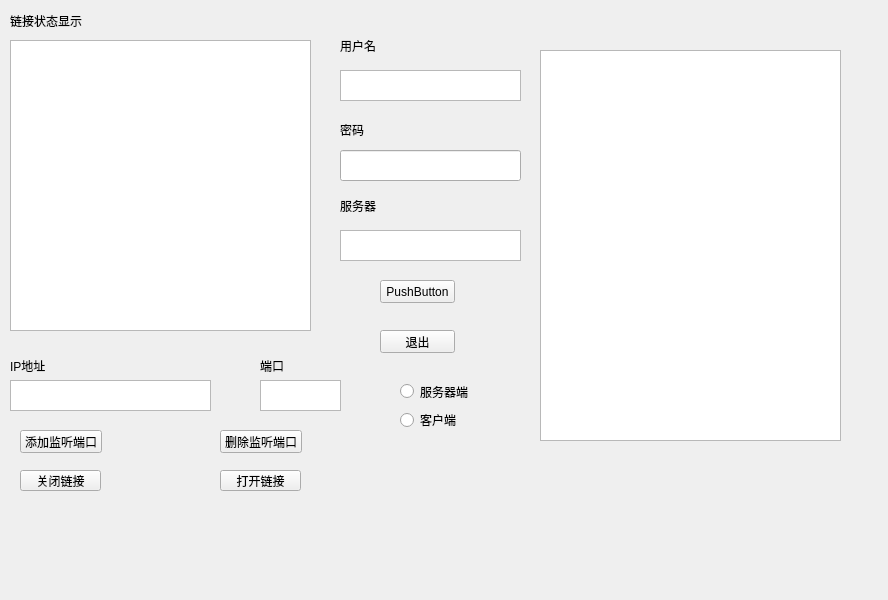
<?xml version="1.0" encoding="UTF-8"?>
<ui version="4.0">
 <class>Form</class>
 <widget class="QWidget" name="Form">
  <property name="enabled">
   <bool>true</bool>
  </property>
  <property name="geometry">
   <rect>
    <x>0</x>
    <y>0</y>
    <width>888</width>
    <height>600</height>
   </rect>
  </property>
  <property name="mouseTracking">
   <bool>false</bool>
  </property>
  <property name="windowTitle">
   <string>Form</string>
  </property>
  <widget class="QPushButton" name="AddPort">
   <property name="geometry">
    <rect>
     <x>20</x>
     <y>430</y>
     <width>82</width>
     <height>23</height>
    </rect>
   </property>
   <property name="text">
    <string>添加监听端口</string>
   </property>
  </widget>
  <widget class="QRadioButton" name="radioSever">
   <property name="geometry">
    <rect>
     <x>400</x>
     <y>383</y>
     <width>89</width>
     <height>17</height>
    </rect>
   </property>
   <property name="text">
    <string>服务器端</string>
   </property>
  </widget>
  <widget class="QRadioButton" name="radioClient">
   <property name="geometry">
    <rect>
     <x>400</x>
     <y>410</y>
     <width>89</width>
     <height>20</height>
    </rect>
   </property>
   <property name="text">
    <string>客户端</string>
   </property>
  </widget>
  <widget class="QLabel" name="label">
   <property name="geometry">
    <rect>
     <x>10</x>
     <y>360</y>
     <width>54</width>
     <height>12</height>
    </rect>
   </property>
   <property name="text">
    <string>IP地址</string>
   </property>
  </widget>
  <widget class="QLabel" name="label_2">
   <property name="geometry">
    <rect>
     <x>260</x>
     <y>360</y>
     <width>54</width>
     <height>12</height>
    </rect>
   </property>
   <property name="text">
    <string>端口</string>
   </property>
  </widget>
  <widget class="QLabel" name="label_3">
   <property name="geometry">
    <rect>
     <x>340</x>
     <y>40</y>
     <width>54</width>
     <height>12</height>
    </rect>
   </property>
   <property name="text">
    <string>用户名</string>
   </property>
  </widget>
  <widget class="QLabel" name="label_4">
   <property name="geometry">
    <rect>
     <x>340</x>
     <y>120</y>
     <width>61</width>
     <height>20</height>
    </rect>
   </property>
   <property name="text">
    <string>密码</string>
   </property>
  </widget>
  <widget class="QLabel" name="label_5">
   <property name="geometry">
    <rect>
     <x>340</x>
     <y>200</y>
     <width>54</width>
     <height>12</height>
    </rect>
   </property>
   <property name="text">
    <string>服务器</string>
   </property>
  </widget>
  <widget class="QPushButton" name="OpenLink">
   <property name="geometry">
    <rect>
     <x>220</x>
     <y>470</y>
     <width>81</width>
     <height>21</height>
    </rect>
   </property>
   <property name="text">
    <string>打开链接</string>
   </property>
  </widget>
  <widget class="QPushButton" name="CloseLink">
   <property name="geometry">
    <rect>
     <x>20</x>
     <y>470</y>
     <width>81</width>
     <height>21</height>
    </rect>
   </property>
   <property name="text">
    <string>关闭链接</string>
   </property>
  </widget>
  <widget class="QPushButton" name="DeletPort">
   <property name="geometry">
    <rect>
     <x>220</x>
     <y>430</y>
     <width>82</width>
     <height>23</height>
    </rect>
   </property>
   <property name="text">
    <string>删除监听端口</string>
   </property>
  </widget>
  <widget class="QLabel" name="label_6">
   <property name="geometry">
    <rect>
     <x>10</x>
     <y>10</y>
     <width>101</width>
     <height>21</height>
    </rect>
   </property>
   <property name="text">
    <string>链接状态显示</string>
   </property>
  </widget>
  <widget class="QTextEdit" name="textEditView">
   <property name="geometry">
    <rect>
     <x>10</x>
     <y>40</y>
     <width>301</width>
     <height>291</height>
    </rect>
   </property>
  </widget>
  <widget class="QTextEdit" name="textEditUser">
   <property name="geometry">
    <rect>
     <x>340</x>
     <y>70</y>
     <width>181</width>
     <height>31</height>
    </rect>
   </property>
  </widget>
  <widget class="QTextEdit" name="textEditSever">
   <property name="geometry">
    <rect>
     <x>340</x>
     <y>230</y>
     <width>181</width>
     <height>31</height>
    </rect>
   </property>
  </widget>
  <widget class="QTextEdit" name="textEditIP">
   <property name="geometry">
    <rect>
     <x>10</x>
     <y>380</y>
     <width>201</width>
     <height>31</height>
    </rect>
   </property>
  </widget>
  <widget class="QTextEdit" name="textEditPort">
   <property name="geometry">
    <rect>
     <x>260</x>
     <y>380</y>
     <width>81</width>
     <height>31</height>
    </rect>
   </property>
  </widget>
  <widget class="QPushButton" name="pushButton">
   <property name="geometry">
    <rect>
     <x>380</x>
     <y>280</y>
     <width>75</width>
     <height>23</height>
    </rect>
   </property>
   <property name="text">
    <string>PushButton</string>
   </property>
  </widget>
  <widget class="QPushButton" name="pushButton_2">
   <property name="geometry">
    <rect>
     <x>380</x>
     <y>330</y>
     <width>75</width>
     <height>23</height>
    </rect>
   </property>
   <property name="text">
    <string>退出</string>
   </property>
  </widget>
  <widget class="QLineEdit" name="lineEditPassword">
   <property name="geometry">
    <rect>
     <x>340</x>
     <y>150</y>
     <width>181</width>
     <height>31</height>
    </rect>
   </property>
  </widget>
  <widget class="QListView" name="listView">
   <property name="geometry">
    <rect>
     <x>540</x>
     <y>50</y>
     <width>301</width>
     <height>391</height>
    </rect>
   </property>
  </widget>
 </widget>
 <resources/>
 <connections/>
</ui>
